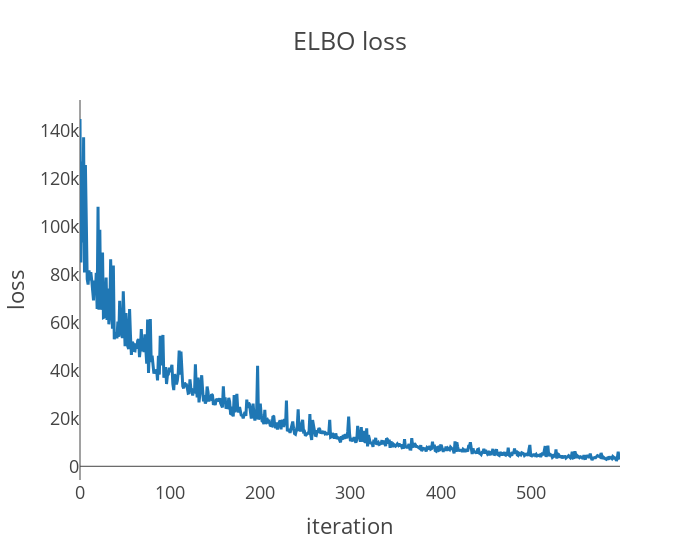

The code cell stored with this chart in its notebook:
### Code cell
guide_partial_pooling = run_svi(gerbil_model_partial_pooling, num_svi_iters=600)
predictive_partial_pooling = Predictive(
    gerbil_model_partial_pooling, guide=guide_partial_pooling, num_samples=1000
)
samples_partial_pooling = predictive_partial_pooling(predictors)

### Figure 1 — Plotly figure (JSON) as saved in the notebook; plotly's stock layout.template omitted (floating-point values rounded to 4 significant figures; data arrays with more than 128 entries replaced by an {"elided": "..."} marker saying what was removed)
{"data": [{"hovertemplate": "x=%{x}<br>y=%{y}<extra></extra>", "legendgroup": "", "line": {"color": "#1F77B4", "dash": "solid"}, "marker": {"symbol": "circle"}, "mode": "lines", "name": "", "orientation": "v", "showlegend": false, "type": "scatter", "x": {"elided": "600 int values"}, "xaxis": "x", "y": {"elided": "600 float values"}, "yaxis": "y"}], "layout": {"legend": {"tracegroupgap": 0}, "title": {"text": "ELBO loss"}, "width": 700, "xaxis": {"anchor": "y", "domain": [0, 1], "showgrid": false, "title": {"text": "iteration"}}, "yaxis": {"anchor": "x", "domain": [0, 1], "showgrid": false, "title": {"text": "loss"}}}}
